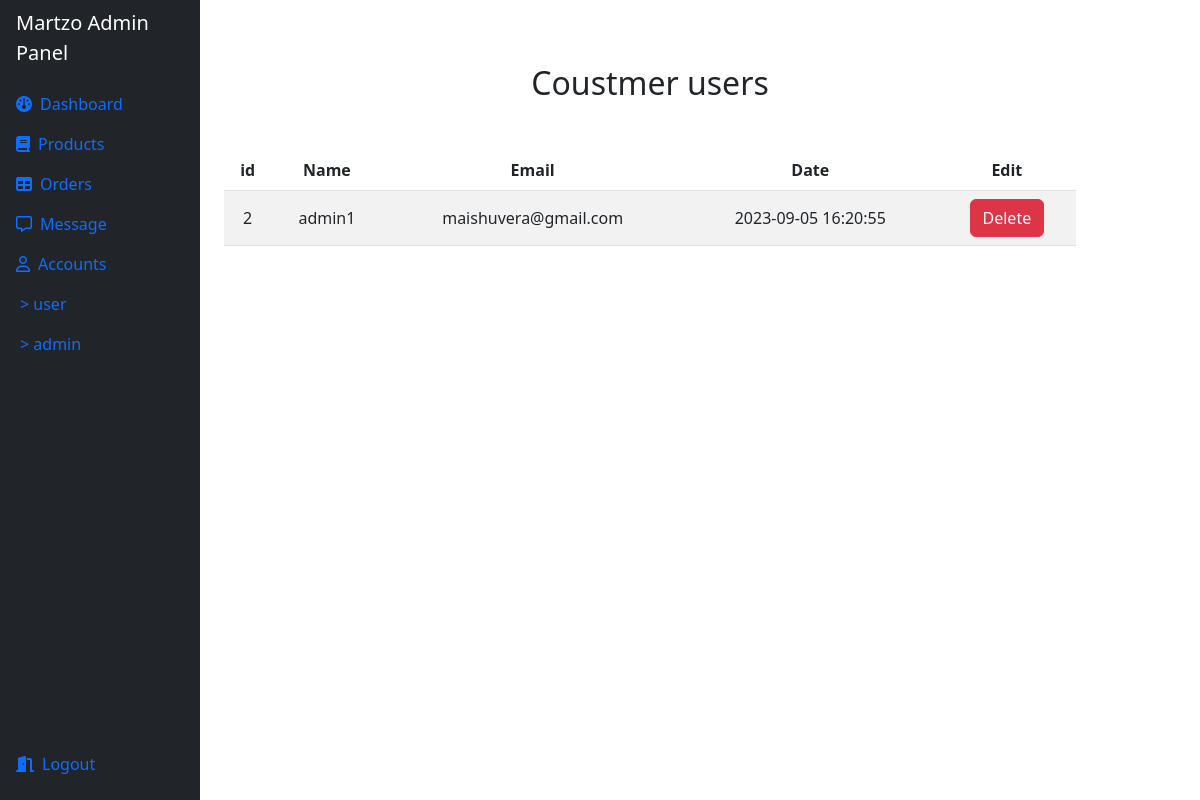
The page /admin/admin_user.php (signed in) on the database its author committed.
### tables this page shows
CREATE TABLE `user` (
  `id` int(11) NOT NULL,
  `name` varchar(250) NOT NULL,
  `password` varchar(100) NOT NULL,
  `email` varchar(100) NOT NULL,
  `user_type` varchar(100) NOT NULL DEFAULT 'user',
  `profile` varchar(250) DEFAULT NULL,
  `create_at` timestamp NOT NULL DEFAULT current_timestamp()
);

### admin/admin_user.php (the view, shortened to what this page needs)
<!DOCTYPE html>
<html lang="en">
<head>
    <link rel="stylesheet" href="../css/bootstrap.min.css">
</head>
<body>
    <?php include './admin_header.php'?>
    <div class="col-9 py-3 px-4 float-start">
        <h2 class="text-center my-5">Coustmer users</h2>
            <table class="table table-striped container">
                        <thead class="text-center align-middle">
                            <th scope="col">id</th>
                            <th scope="col">Name</th>
                            <th scope="col">Email</th>
                            <th scope="col">Date</th>
                            <th scope="col">Edit</th>
                        </thead>
            <?php
                $select_data = mysqli_query($conn, "SELECT * FROM `user` WHERE user_type = 'admin'") or die("query failed");
                if(mysqli_num_rows($select_data) > 0){
                    while($row = mysqli_fetch_assoc($select_data)){ ?>
                        <tbody>
                            <tr class="text-center align-middle">
                                <td><?php echo $row['id'];?></td>
                                <td><?php echo $row['name'];?></td>
                                <td><?php echo $row['email'];?></td>
                                <td><?php echo $row['create_at'];?></td>
                                <td>
                                    <a href="admin_user.php?delete=<?php echo $row['id'];?>" class="btn btn-danger">Delete</a>
                                </td>
                            </tr>
                        </tbody>
                <?php  };
                };
            ?>
            </table>
    </div>
</body>
</html>

### rows shown on the page
user: id "2", name "admin1", email "maishuvera@gmail.com", create_at "2023-09-05 16:20:55"
